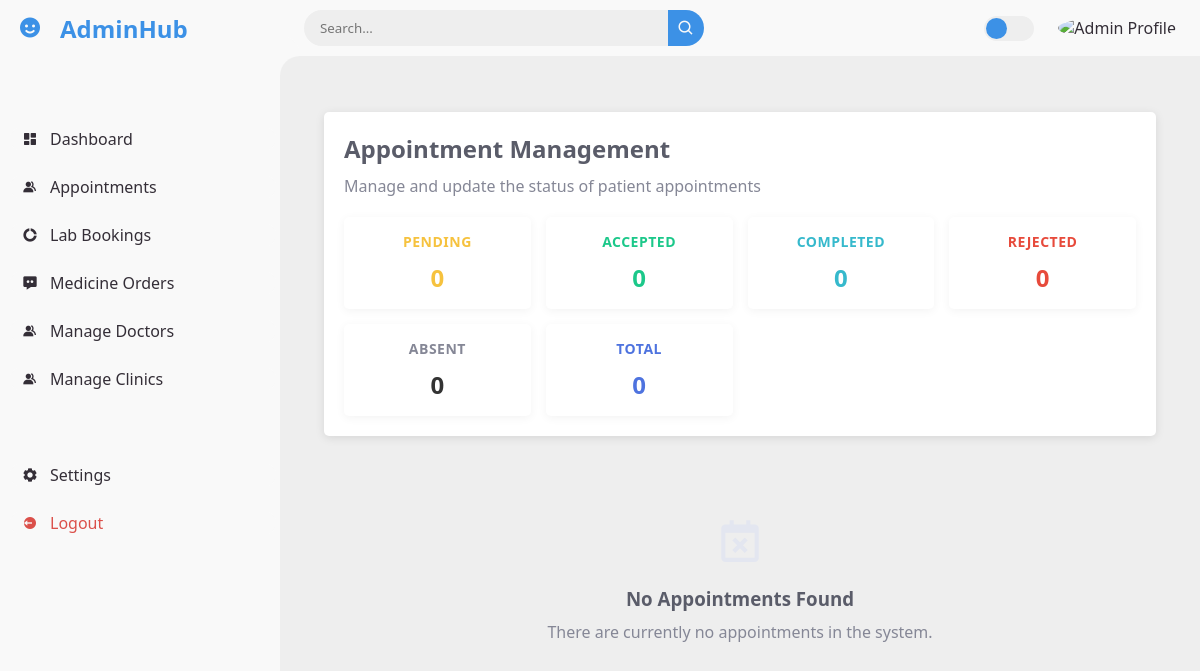
The app's page /adminhub/manage-appointments/view_appointment_old.php (signed in), older data.
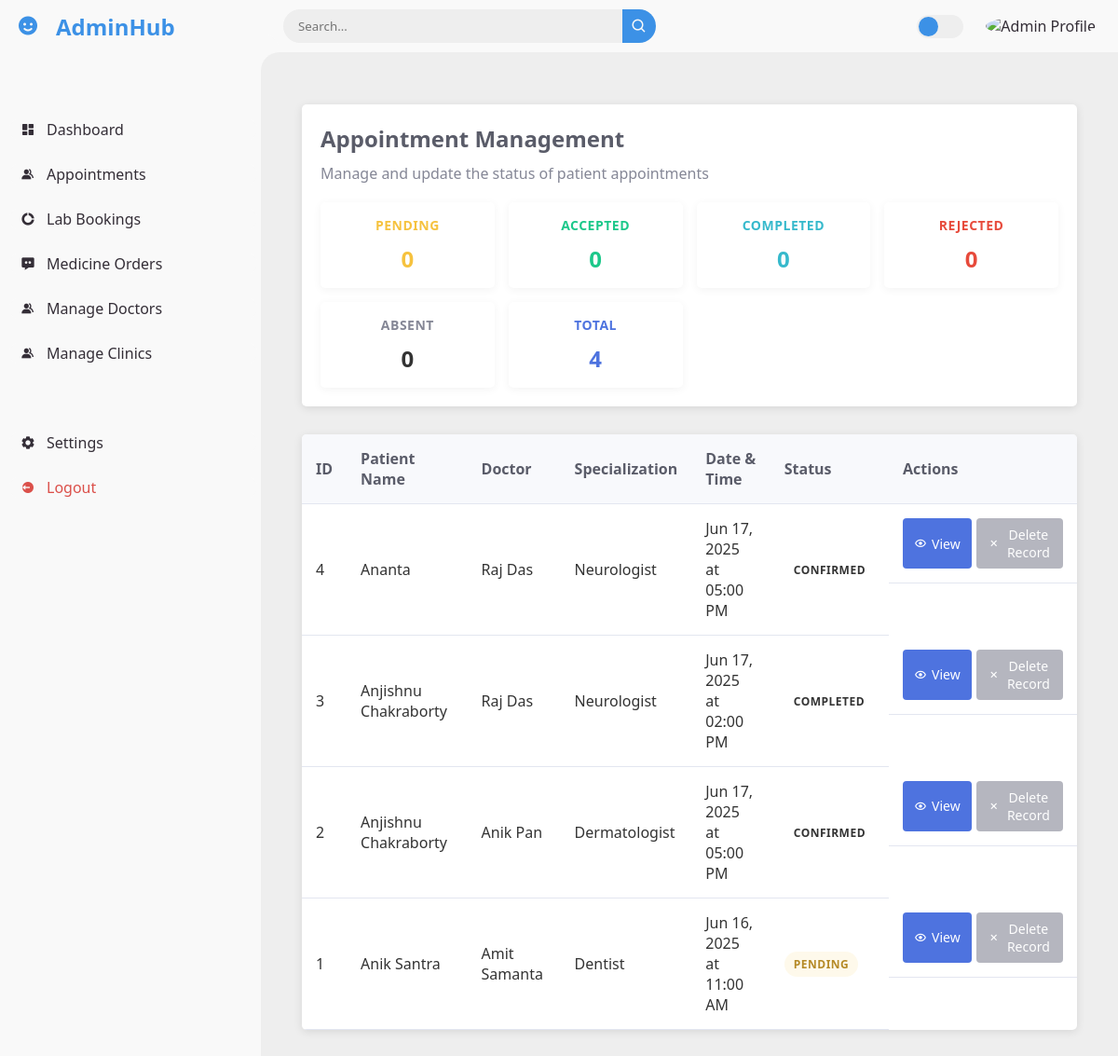
The same page, newer data.
### tables this page shows
CREATE TABLE `appointments` (
  `id` int(11) NOT NULL,
  `doctor_id` int(11) NOT NULL,
  `doctor_name` varchar(255) NOT NULL,
  `doctor_specialization` varchar(255) NOT NULL,
  `clinic_id` int(11) DEFAULT NULL,
  `clinic_name` varchar(255) DEFAULT NULL,
  `patient_name` varchar(255) NOT NULL,
  `patient_phone` varchar(20) NOT NULL,
  `patient_email` varchar(255) NOT NULL,
  `appointment_date` date NOT NULL,
  `appointment_time` time NOT NULL,
  `booking_date` timestamp NOT NULL DEFAULT current_timestamp(),
  `booked_by_user_id` int(11) NOT NULL,
  `booked_by_email` varchar(255) NOT NULL,
  `booked_by_name` varchar(255) NOT NULL,
  `status` enum('pending','confirmed','cancelled','completed','no_show') DEFAULT 'confirmed',
  `notes` text DEFAULT NULL,
  `created_at` timestamp NOT NULL DEFAULT current_timestamp(),
  `updated_at` timestamp NOT NULL DEFAULT current_timestamp() ON UPDATE current_timestamp()
);

### adminhub/manage-appointments/view_appointment_old.php (the view, shortened to what this page needs)
<?php
    require_once '../include/database_connection.php';
    $sql = "SELECT * FROM appointments ORDER BY booking_date DESC";
    $result = $conn->query($sql);
    $countSql = "SELECT
        CASE
            WHEN status IS NULL OR status = '' THEN 'Pending'
            ELSE status
        END as normalized_status,
        COUNT(*) as count
        FROM appointments
        GROUP BY normalized_status";
    $countResult = $conn->query($countSql);
    $statusCounts = [
        'Pending' => 0,
        'Accepted' => 0,
        'Completed' => 0,
        'Rejected' => 0,
        'Absent' => 0,
        'Total' => 0
    ];
    if ($countResult->num_rows > 0) {
        while($row = $countResult->fetch_assoc()) {
            $status = $row['normalized_status'];
            $statusCounts[$status] = $row['count'];
            $statusCounts['Total'] += $row['count'];
        }
    }
?>
<!DOCTYPE html>
<html lang="en">
    <head>
        <link rel="stylesheet" href="styles.css">
        <link href='https://unpkg.com/boxicons@2.0.9/css/boxicons.min.css' rel='stylesheet'>
        <link rel="stylesheet" href="style.css">
    </head>
    <body>
        <?php include '../include/sidebar.php'; ?>
        <section id="content">
            <?php include '../include/top-header.php'; ?>
            <main>
                <div class="container">
                    <header>
                        <h1>Appointment Management</h1>
                        <p class="subtitle">Manage and update the status of patient appointments</p>
                        <div class="status-summary">
                            <div class="status-card pending">
                                <h3>Pending</h3>
                                <p id="pending-count"><?php echo $statusCounts['Pending']; ?></p>
                            </div>
                            <div class="status-card accepted">
                                <h3>Accepted</h3>
                                <p id="accepted-count"><?php echo $statusCounts['Accepted']; ?></p>
                            </div>
                            <div class="status-card completed">
                                <h3>Completed</h3>
                                <p id="completed-count"><?php echo $statusCounts['Completed']; ?></p>
                            </div>
                            <div class="status-card rejected">
                                <h3>Rejected</h3>
                                <p id="rejected-count"><?php echo $statusCounts['Rejected']; ?></p>
                            </div>
                            <div class="status-card absent">
                                <h3>Absent</h3>
                                <p id="absent-count"><?php echo $statusCounts['Absent']; ?></p>
                            </div>
                            <div class="status-card total">
                                <h3>Total</h3>
                                <p id="total-count"><?php echo $statusCounts['Total']; ?></p>
                            </div>
                        </div>
                    </header>
                    <div class="appointments-container">
                        <?php if ($result->num_rows > 0): ?>
                            <table class="appointments-table">
                                <thead>
                                    <tr>
                                        <th>ID</th>
                                        <th>Patient Name</th>
                                        <th>Doctor</th>
                                        <th>Specialization</th>
                                        <th>Date & Time</th>
                                        <th>Status</th>
                                        <th>Actions</th>
                                    </tr>
                                </thead>
                                <tbody>
                                    <?php while($row = $result->fetch_assoc()):
                                        $status = !empty($row['status']) ? $row['status'] : 'Pending';
                                    ?>
                                        <tr>
                                            <td><?php echo $row['id']; ?></td>
                                            <td><?php echo htmlspecialchars($row['patient_name']); ?></td>
                                            <td><?php echo htmlspecialchars($row['doctor_name']); ?></td>
                                            <td><?php echo htmlspecialchars($row['doctor_specialization']); ?></td>
                                            <td>
                                                <?php
                                                    echo date('M d, Y', strtotime($row['appointment_date'])) . ' at ' .
                                                        date('h:i A', strtotime($row['appointment_time']));
                                                ?>
                                            </td>
                                            <td>
                                                <span class="status status-<?php echo strtolower($status); ?>">
                                                    <?php echo $status; ?>
                                                </span>
                                            </td>
                                            <td class="actions">
                                                <button class="btn-view" onclick="viewAppointmentDetails(
                                                    '<?php echo $row['id']; ?>',
                                                    '<?php echo htmlspecialchars($row['patient_name'], ENT_QUOTES); ?>',
                                                    '<?php echo htmlspecialchars($row['patient_phone'], ENT_QUOTES); ?>',
                                                    '<?php echo htmlspecialchars($row['patient_email'], ENT_QUOTES); ?>',
                                                    '<?php echo htmlspecialchars($row['doctor_name'], ENT_QUOTES); ?>',
                                                    '<?php echo htmlspecialchars($row['doctor_specialization'], ENT_QUOTES); ?>',
                                                    '<?php echo date('M d, Y', strtotime($row['appointment_date'])); ?>',
                                                    '<?php echo date('h:i A', strtotime($row['appointment_time'])); ?>',
                                                    '<?php echo date('M d, Y', strtotime($row['booking_date'])); ?>',
                                                    '<?php echo $status; ?>')">
                                                    <i class='bx bx-show'></i> View
                                                </button>
                                                <?php if($status == 'Pending'): ?>
                                                    <form action="<?php echo htmlspecialchars($_SERVER["PHP_SELF"]); ?>" method="post" class="status-form">
                                                        <input type="hidden" name="action" value="updateStatus">
                                                        <input type="hidden" name="id" value="<?php echo $row['id']; ?>">
                                                        <input type="hidden" name="new_status" value="Accepted">
                                                        <button type="submit" class="btn-accept"><i class='bx bx-check'></i> Accept</button>
                                                    </form>
                                                    <form action="<?php echo htmlspecialchars($_SERVER["PHP_SELF"]); ?>" method="post" class="status-form">
                                                        <input type="hidden" name="action" value="updateStatus">
                                                        <input type="hidden" name="id" value="<?php echo $row['id']; ?>">
                                                        <input type="hidden" name="new_status" value="Rejected">
                                                        <button type="submit" class="btn-reject"><i class='bx bx-x'></i> Reject</button>
                                                    </form>
                                                <?php else: ?>
                                                    <button class="btn-disabled" disabled><i class='bx bx-x'></i> Delete Record</button>
                                                <?php endif; ?>
                                            </td>
                                        </tr>
                                    <?php endwhile; ?>
                                </tbody>
                            </table>
                        <?php else: ?>
                            <div class="empty-state">
                                <i class='bx bx-calendar-x'></i>
                                <h3>No Appointments Found</h3>
                                <p>There are currently no appointments in the system.</p>
                            </div>
                        <?php endif; ?>
                    </div>
                </div>
            </main>
        </section>
    </body>
</html>

### adminhub/include/sidebar.php (shortened to what this page needs)
<section id="sidebar">
    <a href="#" class="brand">
        <i class='bx bxs-smile'></i>
        <span class="text">AdminHub</span>
    </a>
    <ul class="side-menu top">
        <li class="active">
            <a href="http://localhost/cure_booking/adminhub/index.php">
                <i class='bx bxs-dashboard'></i>
                <span class="text">Dashboard</span>
            </a>
        </li>
        <li class="dropdown">
            <a>
                <i class='bx bxs-group'></i>
                <span class="text">Appointments</span>
            </a>
        </li>
        <li>
            <a href="http://localhost/cure_booking/adminhub/lab-bookings/view_lab_bookings.php">
                <i class='bx bxs-doughnut-chart'></i>
                <span class="text">Lab Bookings</span>
            </a>
        </li>
        <li>
            <a href="http://localhost/cure_booking/adminhub/medicine-orders/view_medicine_orders.php">
                <i class='bx bxs-message-dots'></i>
                <span class="text">Medicine Orders</span>
            </a>
        </li>
        <li class="dropdown">
            <a>
                <i class='bx bxs-group'></i>
                <span class="text">Manage Doctors</span>
            </a>
        </li>
        <li class="dropdown">
            <a>
                <i class='bx bxs-group'></i>
                <span class="text">Manage Clinics</span>
            </a>
        </li>
    </ul>
    <ul class="side-menu">
        <li>
            <a href="http://localhost/cure_booking/adminhub/sett/admin.php">
                <i class='bx bxs-cog'></i>
                <span class="text">Settings</span>
            </a>
        </li>
        <li>
            <a href="http://localhost/cure_booking/adminhub/logout.php" class="logout">
                <i class='bx bxs-log-out-circle'></i>
                <span class="text">Logout</span>
            </a>
        </li>
    </ul>
</section>

### adminhub/include/top-header.php (shortened to what this page needs)
<?php
    $adm_img = "default.png";
    $image_path = "http://localhost/cure_booking/adminhub/sett/admin_images/" . $adm_img;
?>
<nav>
    <form action="#">
        <div class="form-input">
            <input type="search" placeholder="Search...">
            <button type="button" class="search-btn"><i class='bx bx-search'></i></button>
        </div>
    </form>
    <label for="switch-mode" class="switch-mode"></label>
            <a href="http://localhost/cure_booking/adminhub/admin_profile.php" class="profile">
				<img src="<?php echo htmlspecialchars($image_path); ?>" alt="Admin Profile">
			</a>
</nav>

### adminhub/manage-appointments/styles.css (style rules this page uses)
* { margin: 0; padding: 0; box-sizing: border-box; }
a { text-decoration: none; }
li { list-style: none; }
:root { --poppins: 'Poppins', sans-serif; --lato: 'Lato', sans-serif; --light: #F9F9F9; --blue: #3C91E6; --light-blue: #CFE8FF; --grey: #eee; --dark-grey: #AAAAAA; --dark: #342E37; --red: #DB504A; --yellow: #FFCE26; --light-yellow: #FFF2C6; --orange: #FD7238; --light-orange: #FFE0D3; }
html { overflow-x: hidden; }
body { background: var(--grey); overflow-x: hidden; }
#sidebar { position: fixed; top: 0; left: 0; width: 280px; height: 100%; background: var(--light); z-index: 2000; font-family: var(--lato); transition: .3s ease; overflow-x: hidden; scrollbar-width: none; }
#sidebar .brand { font-size: 24px; font-weight: 700; height: 56px; display: flex; align-items: center; color: var(--blue); position: sticky; top: 0; left: 0; background: var(--light); z-index: 500; padding-bottom: 20px; box-sizing: content-box; }
#sidebar .brand .bx { min-width: 60px; display: flex; justify-content: center; }
#sidebar .side-menu { width: 100%; margin-top: 48px; }
#sidebar .side-menu li { min-height: 48px; background: transparent; margin-left: 6px; border-radius: 48px 0 0 48px; padding: 4px; position: relative; }
#sidebar .side-menu li a { width: 100%; height: 100%; background: var(--light); display: flex; align-items: center; border-radius: 48px; font-size: 16px; color: var(--dark); white-space: nowrap; overflow-x: hidden; }
#sidebar .side-menu li a.logout { color: var(--red); }
#sidebar .side-menu li a .bx { min-width: calc(60px - ((4px + 6px) * 2)); display: flex; justify-content: center; }
#content { position: relative; width: calc(100% - 280px); left: 280px; transition: .3s ease; }
#content nav { height: 56px; background: var(--light); padding: 0 24px; display: flex; align-items: center; grid-gap: 24px; font-family: var(--lato); position: sticky; top: 0; left: 0; z-index: 1000; }
#content nav::before { content: ''; position: absolute; width: 40px; height: 40px; bottom: -40px; left: 0; border-radius: 50%; box-shadow: -20px -20px 0 var(--light); }
#content nav a { color: var(--dark); }
#content nav form { max-width: 400px; width: 100%; margin-right: auto; }
#content nav form .form-input { display: flex; align-items: center; height: 36px; }
#content nav form .form-input input { flex-grow: 1; padding: 0 16px; height: 100%; border: none; background: var(--grey); border-radius: 36px 0 0 36px; outline: none; width: 100%; color: var(--dark); }
#content nav form .form-input button { width: 36px; height: 100%; display: flex; justify-content: center; align-items: center; background: var(--blue); color: var(--light); font-size: 18px; border: none; outline: none; border-radius: 0 36px 36px 0; cursor: pointer; }
#content nav .profile img { width: 36px; height: 36px; object-fit: cover; border-radius: 50%; }
#content nav .switch-mode { display: block; min-width: 50px; height: 25px; border-radius: 25px; background: var(--grey); cursor: pointer; position: relative; }
#content nav .switch-mode::before { content: ''; position: absolute; top: 2px; left: 2px; bottom: 2px; width: calc(25px - 4px); background: var(--blue); border-radius: 50%; transition: all .3s ease; }
#content main { width: 100%; padding: 36px 24px; font-family: var(--poppins); max-height: calc(100vh - 56px); overflow-y: auto; }

Row changes from the older to the newer data that the page shows:
added appointments: id "4", patient_name "Ananta", doctor_name "Raj Das", doctor_specialization "Neurologist", appointment_date "Jun 17, 2025", appointment_time "05:00 PM", status "CONFIRMED", shows "Delete Record"
added appointments: id "3", patient_name "Anjishnu Chakraborty", doctor_name "Raj Das", doctor_specialization "Neurologist", appointment_date "Jun 17, 2025", appointment_time "02:00 PM", status "COMPLETED", shows "Delete Record"
added appointments: id "2", patient_name "Anjishnu Chakraborty", doctor_name "Anik Pan", doctor_specialization "Dermatologist", appointment_date "Jun 17, 2025", appointment_time "05:00 PM", status "CONFIRMED", shows "Delete Record"
added appointments: id "1", patient_name "Anik Santra", doctor_name "Amit Samanta", doctor_specialization "Dentist", appointment_date "Jun 16, 2025", appointment_time "11:00 AM", status "PENDING", shows "Delete Record"
Text that changed along with them:
$statusCounts['Total']: "0" → "4"
text no longer shown: "No Appointments Found There are currently no appointments in the system."
text now shown: "ID Patient Name Doctor Specialization Date & Time Status Actions"
